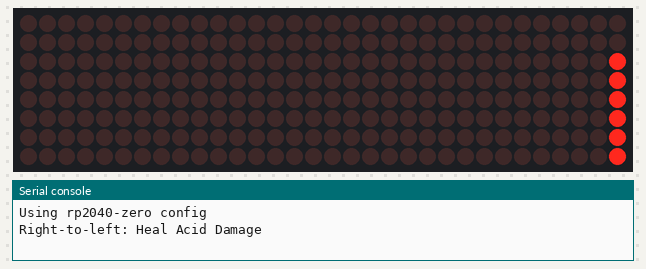
Bench run of a program on a simulated ESP32 board running MicroPython. On the bench: 32×8 LED matrix, the last lines printed to the serial console. Library files of the repository ran but are not shown: max7219.py.

Above: at 0.17 s.
At 5.15 s:
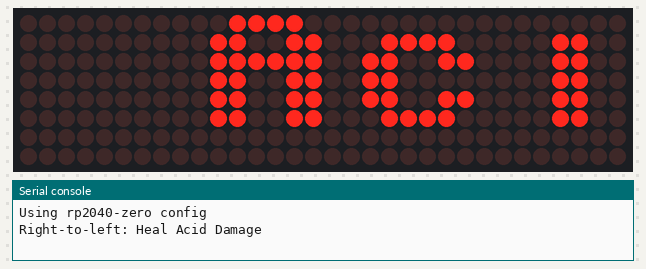
At 10.13 s:
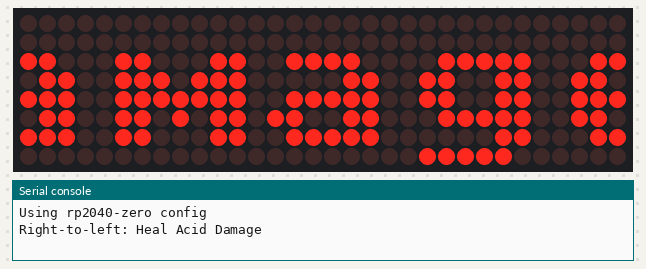
At 20.07 s:
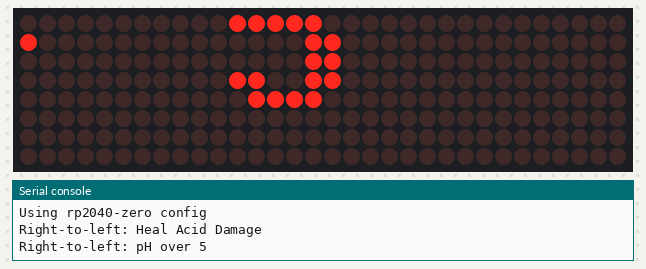
At 29.95 s:
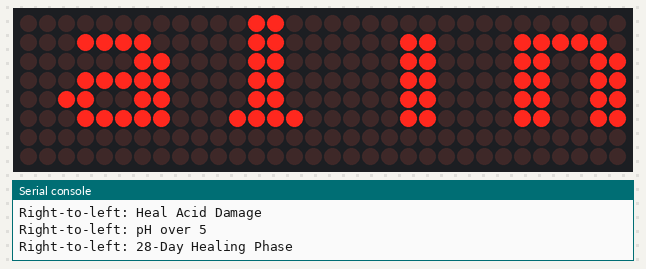
At 39.92 s:
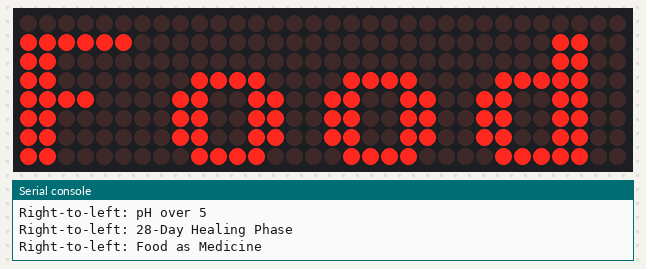

The program:

wobble_and_back.py
```python
import time

# --- Pin Definitions ---
# Adjust these pins if your wiring is different
from max_7219_config import display, DISPLAY_WIDTH

# --- Display Configuration ---
BRIGHTNESS = 1      # Brightness level (0-15)
SCROLL_DELAY_MS = 80 # Delay between each scroll step in milliseconds (adjust for speed)

MSG= ["Heal Acid Damage",
    "pH over 5",
    "28-Day Healing Phase",
    "Food as Medicine",
    "Neutralize Acid",
    "Reduce Inflammation",
    "Avoid Dirty Dozen",
    "Low-Acid Living",
    "Reflux Gourmet",
    "Go Beyond Heartburn",
    "Whole Body Healing",
    "Balanced Macronutrients",
    "Fiber Is Key",
    "No More Processed",
    "Mindful Eating",
    "pH Values Matter",
    "Identify Triggers",
    "acidwatcher.com",
    "Prevent Esophageal Cancer",
    "Restore Cellular Integrity",
    "Sleep Position Matters",
    "Chew Your Food Well",
    "Post-Meal Walk",
    "Small Frequent Meals",
    "Eliminate Nighttime Snacking",
    "Stress Reduction for Digestion",
    "Avoid Carbonation",
    "No Coffee or Alcohol",
    "Mind Your Tomatoes",
    "Vinegar-Free Dressing",
    "Stay Hydrated, Stay Healthy",
    "Long-Term Wellness",
]

# Set initial display properties
display.brightness(BRIGHTNESS)
display.fill(0) # Clear the entire display buffer (all pixels off)
display.show() # Update the physical display with the empty buffer
# --- Vertical Wobble Configuration ---
# These define how far up/down the text can shift and how fast it moves vertically
MAX_Y_OFFSET = 2  # Max pixels down from the top (positive value shifts text down, causing bottom clip)
MIN_Y_OFFSET = -2 # Max pixels up from the top (negative value shifts text up, causing top clip)
Y_STEP = 1        # Pixels to move vertically per horizontal step
# Calculate the total display width and height
DISPLAY_HEIGHT = 8               # Standard height for 8x8 matrices
current_y_offset = 0 # Starting vertical offset (0 means top-aligned)
y_direction = Y_STEP # Initial vertical movement direction (start moving down)
# --- Main Scrolling Loop ---
while True:
    # First pass: Right-to-left scrolling
    for TEXT_TO_SCROLL in MSG:
        print(f"Right-to-left: {TEXT_TO_SCROLL}")
        # Calculate the width of the text in pixels
        text_pixel_width = len(TEXT_TO_SCROLL) * 8

        # Horizontal scroll loop (right-to-left)
        for x_position in range(DISPLAY_WIDTH, -text_pixel_width, -1):
            display.fill(0) # Clear the entire display buffer for the new frame

            # Draw the text at the current horizontal (x_position) and vertical (current_y_offset) coordinates.
            # Changing current_y_offset will make the text appear to wobble or bounce vertically.
            display.text(TEXT_TO_SCROLL, x_position, current_y_offset)

            display.show() # Send the buffer content to the physical LED matrices
            time.sleep_ms(SCROLL_DELAY_MS)
            # Update vertical offset for the next horizontal step
            current_y_offset += y_direction
            # Check and reverse vertical direction if bounds are hit
            if current_y_offset >= MAX_Y_OFFSET:
                y_direction = -Y_STEP # Change direction to move up
            elif current_y_offset <= MIN_Y_OFFSET:
                y_direction = Y_STEP  # Change direction to move down

    # Second pass: Left-to-right scrolling
    for TEXT_TO_SCROLL in MSG:
        print(f"Left-to-right: {TEXT_TO_SCROLL}")
        # Calculate the width of the text in pixels
        text_pixel_width = len(TEXT_TO_SCROLL) * 8

        # Horizontal scroll loop (left-to-right)
        for x_position in range(-text_pixel_width, DISPLAY_WIDTH + 1):
            display.fill(0) # Clear the entire display buffer for the new frame

            # Draw the text at the current horizontal (x_position) and vertical (current_y_offset) coordinates.
            # Changing current_y_offset will make the text appear to wobble or bounce vertically.
            display.text(TEXT_TO_SCROLL, x_position, current_y_offset)

            display.show() # Send the buffer content to the physical LED matrices
            time.sleep_ms(SCROLL_DELAY_MS)
            # Update vertical offset for the next horizontal step
            current_y_offset += y_direction
            # Check and reverse vertical direction if bounds are hit
            if current_y_offset >= MAX_Y_OFFSET:
                y_direction = -Y_STEP # Change direction to move up
            elif current_y_offset <= MIN_Y_OFFSET:
                y_direction = Y_STEP  # Change direction to move down
```

max_7219_config.py
```python
from machine import Pin, SPI
import max7219
from config import device

# Device configuration dispatch table
DEVICE_CONFIGS = {
    "rp2040-zero": {
        "cs_pin": 7,
        "sck_pin": 4,
        "mosi_pin": 6,
        "spi_bus": 1
    },
    "esp32-mini": {  # default config
        "cs_pin": 1,
        "sck_pin": 2,
        "mosi_pin": 3,
        "spi_bus": 0
    }
}

# Get configuration, fallback to esp32-mini if device not found
config = DEVICE_CONFIGS.get(device, DEVICE_CONFIGS["esp32-mini"])
print(f"Using {device} config" if device in DEVICE_CONFIGS else f"Unknown device '{device}', using esp32-mini config")

# Initialize pins and SPI using dispatch table values
cs = Pin(config["cs_pin"])
sck = Pin(config["sck_pin"])
mosi = Pin(config["mosi_pin"])

spi = SPI(config["spi_bus"], baudrate=10000000, polarity=1, phase=0, sck=sck, mosi=mosi)

NUM_MATRICES = 4    # Set to the total number of 8x8 matrices
DISPLAY_WIDTH = NUM_MATRICES * 8 # 4 modules * 8 pixels/module = 32 pixels wide

# --- SPI and Display Initialization ---
display = max7219.Matrix8x8(spi, cs, NUM_MATRICES)
```

config.py
```python
device="rp2040-zero"
```
